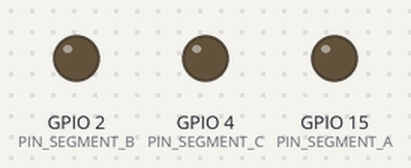
A sketch run on a simulated ESP32. On the bench: output pins drawn as LEDs (lit = HIGH). What the sketch prints to the serial monitor is not drawn.

Above: at 0.5 s.
At 3.5 s:
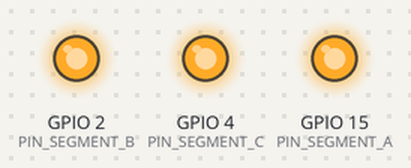
Timing chart, 0 to 4.6 s (numbered marks = the images above):
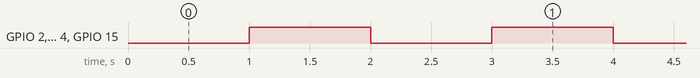

The sketch:

016-01_7_segment_display_number7.ino
```cpp
/**********************************************************************
* Filename    : 016-01_7_segment_display_number7
* Description : Use 7-segment component to display
* number, (number 7).
* Auther      : Alternatives Solutions
* Modification: 2026/02/22
**********************************************************************/

#define PIN_SEGMENT_A   15    //ESP32 pin 15 connected to SegmentA(pin7)
#define PIN_SEGMENT_B    2    //ESP32 pin  2 connected to SegmentB(pin6)
#define PIN_SEGMENT_C    4    //ESP32 pin  4 connected to SegmentC(pin4)
#define DELAY_TIME      500

// the setup function runs once when you press reset or power the board
void setup() {
  pinMode(PIN_SEGMENT_A, OUTPUT);
  pinMode(PIN_SEGMENT_B, OUTPUT);
  pinMode(PIN_SEGMENT_C, OUTPUT);
  Serial.begin(115200);
  Serial.println("\nESP32 Wrover initialization completed!");
//  Serial.println("Ready to handle data...\n");
}

// the loop function runs over and over again forever
void loop() {
  digitalWrite(PIN_SEGMENT_A, LOW);
  digitalWrite(PIN_SEGMENT_B, LOW);
  digitalWrite(PIN_SEGMENT_C, LOW);
  delay(2 * DELAY_TIME);
  digitalWrite(PIN_SEGMENT_A, HIGH);
  digitalWrite(PIN_SEGMENT_B, HIGH);
  digitalWrite(PIN_SEGMENT_C, HIGH);
  delay(2 * DELAY_TIME);
}
```

Measured:
- by itself, GPIO 2 (PIN_SEGMENT_B), GPIO 4 (PIN_SEGMENT_C), GPIO 15 (PIN_SEGMENT_A): alternates HIGH for 1.0 s and LOW for 1.0 s
